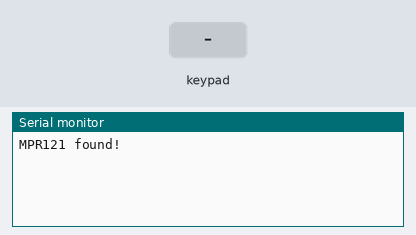
Recording of a sketch running on a simulated Arduino Leonardo, built with avr-gcc and run on an emulated ATmega32U4. On the bench: the last lines printed to the serial monitor. The inputs (shaded band) are chosen by the test bench.

Above: at 14.8 s.
14.9 s: key '0' pressed
At 16.2 s:
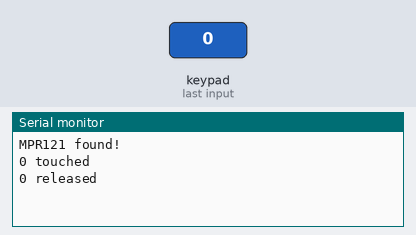
16.5 s: keypad keys 1 2 pressed 0.4 s apart
At 16.64 s:
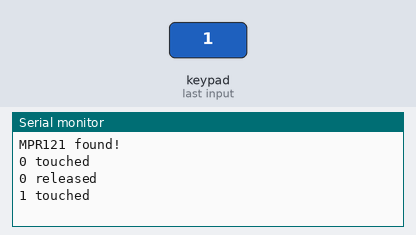
18.8 s: key '3' pressed
At 20.0 s:
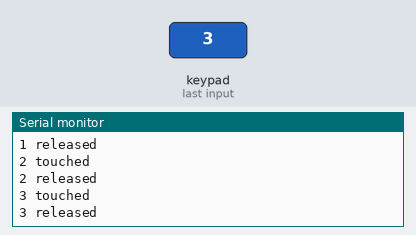
20.3 s: keypad keys 2 5 pressed 0.4 s apart
At 21.6 s:
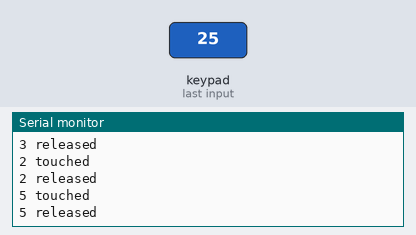
Timing chart, 0 to 23.3 s (numbered marks = the images above; inputs shaded):
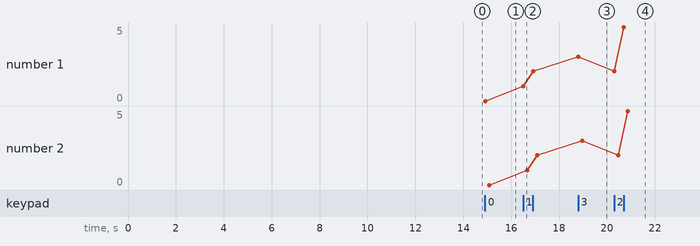

Measured:
- after the input at 14.9 s, the serial monitor: prints a new line at once (image 1)
- after the input at 16.5 s, the serial monitor: prints a new line at once (image 2)
- after the input at 18.8 s, the serial monitor: prints a new line at once (image 3)
- after the input at 20.3 s, the serial monitor: prints a new line at once (image 4)
- plotted number 1: 0 → 2 after the input at 16.5 s, 2 → 3 after the input at 18.8 s, 3 → 5 after the input at 20.3 s
- plotted number 2: 0 → 2 after the input at 16.5 s, 2 → 3 after the input at 18.8 s, 3 → 5 after the input at 20.3 s

The sketch:

linearActuator.ino
```cpp
#include <SparkFun_TB6612.h>  //include sparkfun TB6612 library
#include <Adafruit_PWMServoDriver.h>
#include <Wire.h>
#include "Adafruit_MPR121.h"
#include <MIDIUSB.h>

#ifndef _BV
#define _BV(bit) (1 << (bit))
#endif

Adafruit_PWMServoDriver pwm = Adafruit_PWMServoDriver();
const int MOTOR_COUNT = 8;

Adafruit_MPR121 cap = Adafruit_MPR121();
uint16_t lasttouched = 0;
uint16_t currtouched = 0;
const int TOUCH_PIN_START = 0;
const int TOUCH_PIN_END = 8;

// int touchBaselines[TOUCH_PIN_END];
// int touchThresholds[TOUCH_PIN_END] = {10, 3};
// bool isTouched[TOUCH_PIN_END];
// int currTouch[TOUCH_PIN_END];

struct MotorState {
  int wiggleStep;               // Current step in the sequence
  unsigned long nextActionTime; // When the next action should occur
  bool active;                  // Is the motor active
};
const long wiggleDurations[] = {1000, 1000, 500, 500};
const int numWiggleSteps = sizeof(wiggleDurations) / sizeof(wiggleDurations[0]);
MotorState motors[MOTOR_COUNT];

int wiredBackwards[] = {2, 3, 7};
int numBackwards = sizeof(wiredBackwards) / sizeof(wiredBackwards[0]);

// bool motorActive[MOTOR_COUNT];              // Tracks if a motor is currently active
// unsigned long motorStartTime[MOTOR_COUNT];  // Stores the start time for each motor
// long motorDurations[MOTOR_COUNT];           // Duration for each motor to run

void setup() {
  Serial.begin(9600);

  pwm.begin();
  pwm.setOscillatorFrequency(27000000);
  pwm.setPWMFreq(1600);
  Wire.setClock(400000);

  if (!cap.begin(0x5A, &Wire, 8, 3)) {
    Serial.println("MPR121 not found, check wiring?");
    while (1);
  }
  Serial.println("MPR121 found!");

  for (int i = 0; i < MOTOR_COUNT; i++) {
    motors[i] = {0, 0, false};
  }

  for (int i = 0; i < MOTOR_COUNT; i++) {
    extendMotor(i);
    delay(i * 100);
  }
  delay(4000);
  for (int i = 0; i < MOTOR_COUNT; i++) {
    retractMotor(i);
    delay(i * 100);
  }
  delay(4000);
  for (int i = 0; i < MOTOR_COUNT; i++) {
    stopMotor(i);
  }
}

void loop() {
  unsigned long currentTime = millis();
  currtouched = cap.touched();

  for (int i = 0; i < MOTOR_COUNT; i++) {
    if (motors[i].active && currentTime >= motors[i].nextActionTime) {
      processMotor(i);
    }
  }

  for(int i = TOUCH_PIN_START; i < TOUCH_PIN_END; i++) {
    // it if *is* touched and *wasnt* touched before, alert!
    if ((currtouched & _BV(i)) && !(lasttouched & _BV(i)) ) {
      Serial.print(i); Serial.println(" touched");
    }
    // if it *was* touched and now *isnt*, alert!
    if (!(currtouched & _BV(i)) && (lasttouched & _BV(i)) ) {
      Serial.print(i); Serial.println(" released");
      noteOn(5, 60 + (-8 + (MOTOR_COUNT - i)*2), 10);
      startMotor(i);
    }
  }
  lasttouched = currtouched;

  delay(20);
}

void processMotor(int motor) {
  MotorState &m = motors[motor];
  switch (m.wiggleStep) {
    case 0:
    case 2:
      extendMotor(motor);
      break;
    case 1:
    case 3:
      retractMotor(motor);
      break;
    default:
      stopMotor(motor);
      return;
  }
  m.nextActionTime = millis() + wiggleDurations[m.wiggleStep];
  m.wiggleStep++;
}

void startMotor(int motor) {
  motors[motor] = {0, millis(), true}; // Reset sequence
}

void extendMotor(int motor) {
  int m = swapMotors(motor);
  if(isInArray(motor, wiredBackwards, numBackwards)) {
    pwm.setPWM(m * 2 + 1, 4096, 0);
    pwm.setPWM(m * 2, 0, 4096);
  } else {
    pwm.setPWM(m * 2, 4096, 0);
    pwm.setPWM(m * 2 + 1, 0, 4096);
  }

  // motorActive[motor] = true;           // Mark the motor as active
  // motorStartTime[motor] = millis();   // Record the start time
  // motorDurations[motor] = duration;  // Set the duration for the motor
}

void retractMotor(int motor) {
  int m = swapMotors(motor);
  if(isInArray(motor, wiredBackwards, numBackwards)) {
    pwm.setPWM(m * 2, 4096, 0);
    pwm.setPWM(m * 2 + 1, 0, 4096);
  } else {
    pwm.setPWM(m * 2 + 1, 4096, 0);
    pwm.setPWM(m * 2, 0, 4096);
  }

  // motorActive[motor] = true;           // Mark the motor as active
  // motorStartTime[motor] = millis();   // Record the start time
  // motorDurations[motor] = duration;  // Set the duration for the motor
}

void stopMotor(int motor) {
  motors[motor].active = false;
  int m = swapMotors(motor);
  pwm.setPWM(m * 2, 0, 4096);
  pwm.setPWM(m * 2 + 1, 0, 4096);
}

int swapMotors(int motor) {
  int m = motor;
  if (motor == 4) {
    m = 5;
  } else if (motor == 5) {
    m = 4;
  } else if (motor == 6) {
    m = 7;
  } else if (motor == 7) {
    m = 6;
  }
  return m;
}

bool isInArray(int value, int array[], int arraySize) {
  for (int i = 0; i < arraySize; i++) {
    if (array[i] == value) {
      return true;
    }
  }
  return false;
}

/**
  MIDI COMMANDS
**/

void sendMIDIStopPlayback() {
  byte controlChangeNumber = 0x41;
  byte value = 127;

  midiEventPacket_t midiEvent = {0x0B, 0xB0 | 6, controlChangeNumber, value};
  MidiUSB.sendMIDI(midiEvent);
}

void sendMIDIStartPlayback() {
  byte controlChangeNumber = 0x40;
  byte value = 127;

  midiEventPacket_t midiEvent = {0x0B, 0xB0 | 6, controlChangeNumber, value};
  MidiUSB.sendMIDI(midiEvent);
}

void sendCCMessage(byte channel, byte value) {
  byte status = 0xB0;
  midiEventPacket_t midiMsg = {status >> 4, status, channel, value};
  MidiUSB.sendMIDI(midiMsg);
}

// channel is not 0 based
void noteOn(byte channel, byte note, byte velocity) {
  byte cmd = 0x90 + (channel - 1);
  midiEventPacket_t midiMsg = {cmd >> 4, cmd, note, velocity};
  MidiUSB.sendMIDI(midiMsg);
}

// channel is not 0 based
void noteOff(byte channel, byte note, byte velocity) {
  byte cmd = 0x80 + (channel - 1);
  midiEventPacket_t midiMsg = {cmd >> 4, cmd, note, velocity};
  MidiUSB.sendMIDI(midiMsg);
}
```
